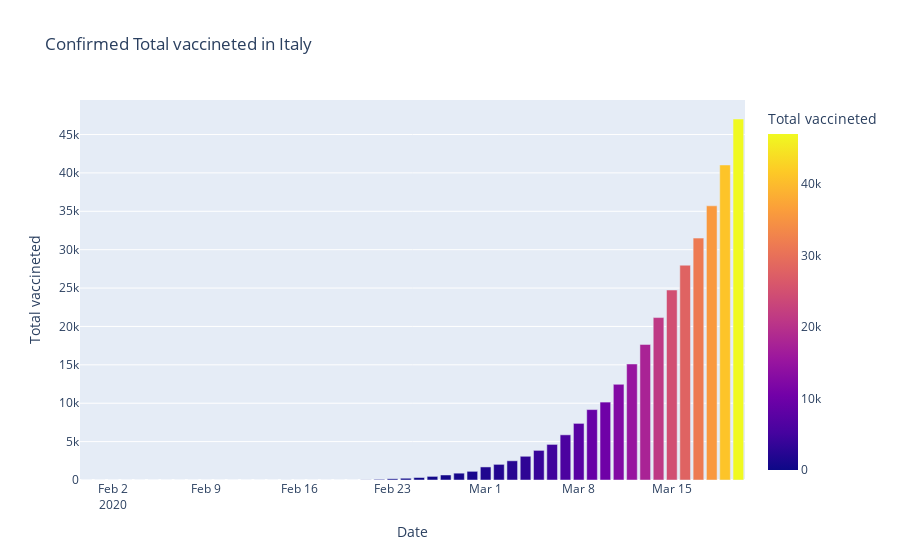
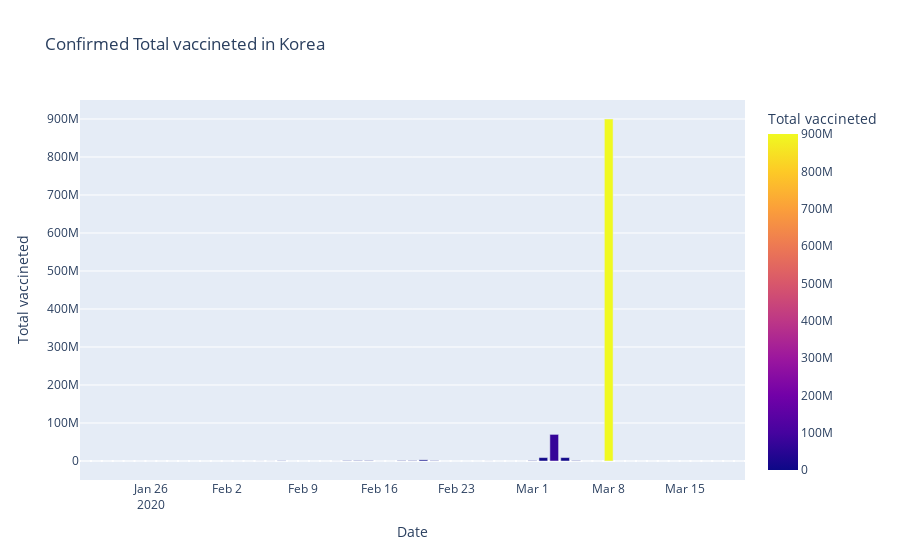

Notebook code for these charts, in order:
### Code cell
fig=px.bar(dbd_Italy,x="Date",y="Total vaccineted",color='Total vaccineted',title='Confirmed Total vaccineted in Italy')
fig.show()

fig=px.bar(dbd_Korea,x="Date",y="Total vaccineted",color='Total vaccineted',title='Confirmed Total vaccineted in Korea')
fig.show()

fig=px.bar(dbd_Wuhan,x="Date",y="Total vaccineted",color='Total vaccineted',title='Confirmed Total vaccineted in Wuhan')
fig.show()

### Figure 1 — Plotly figure (JSON) as saved in the notebook; plotly's stock layout.template omitted (floating-point values rounded to 4 significant figures)
{"data": [{"alignmentgroup": "True", "hovertemplate": "Date=%{x}<br>Total vaccineted=%{marker.color}<extra></extra>", "legendgroup": "", "marker": {"color": [2, 2, 2, 2, 2, 2, 3, 3, 3, 3, 3, 3, 3, 3, 3, 3, 3, 3, 3, 3, 3, 3, 20, 79, 157, 229, 323, 470, 655, 889, 1128, 1701, 2036, 2502, 3089, 3858, 4636, 5883, 7375, 9172, 10149, 12462, 15113, 17660, 21157, 24747, 27980, 31506, 35713, 41035, 47021], "coloraxis": "coloraxis", "pattern": {"shape": ""}}, "name": "", "offsetgroup": "", "orientation": "v", "showlegend": false, "textposition": "auto", "type": "bar", "x": ["2020-01-31T00:00:00", "2020-02-01T00:00:00", "2020-02-02T00:00:00", "2020-02-03T00:00:00", "2020-02-04T00:00:00", "2020-02-05T00:00:00", "2020-02-06T00:00:00", "2020-02-07T00:00:00", "2020-02-08T00:00:00", "2020-02-09T00:00:00", "2020-02-10T00:00:00", "2020-02-11T00:00:00", "2020-02-12T00:00:00", "2020-02-13T00:00:00", "2020-02-14T00:00:00", "2020-02-15T00:00:00", "2020-02-15T00:00:00", "2020-02-16T00:00:00", "2020-02-17T00:00:00", "2020-02-18T00:00:00", "2020-02-19T00:00:00", "2020-02-20T00:00:00", "2020-02-21T00:00:00", "2020-02-22T00:00:00", "2020-02-23T00:00:00", "2020-02-24T00:00:00", "2020-02-25T00:00:00", "2020-02-26T00:00:00", "2020-02-27T00:00:00", "2020-02-28T00:00:00", "2020-02-29T00:00:00", "2020-03-01T00:00:00", "2020-03-02T00:00:00", "2020-03-03T00:00:00", "2020-03-04T00:00:00", "2020-03-05T00:00:00", "2020-03-06T00:00:00", "2020-03-07T00:00:00", "2020-03-08T00:00:00", "2020-03-09T00:00:00", "2020-03-10T00:00:00", "2020-03-11T00:00:00", "2020-03-12T00:00:00", "2020-03-13T00:00:00", "2020-03-14T00:00:00", "2020-03-15T00:00:00", "2020-03-16T00:00:00", "2020-03-17T00:00:00", "2020-03-18T00:00:00", "2020-03-19T00:00:00", "2020-03-20T00:00:00"], "xaxis": "x", "y": [2, 2, 2, 2, 2, 2, 3, 3, 3, 3, 3, 3, 3, 3, 3, 3, 3, 3, 3, 3, 3, 3, 20, 79, 157, 229, 323, 470, 655, 889, 1128, 1701, 2036, 2502, 3089, 3858, 4636, 5883, 7375, 9172, 10149, 12462, 15113, 17660, 21157, 24747, 27980, 31506, 35713, 41035, 47021], "yaxis": "y"}], "layout": {"barmode": "relative", "coloraxis": {"colorbar": {"title": {"text": "Total vaccineted"}}, "colorscale": [[0, "#0d0887"], [0.1111, "#46039f"], [0.2222, "#7201a8"], [0.3333, "#9c179e"], [0.4444, "#bd3786"], [0.5556, "#d8576b"], [0.6667, "#ed7953"], [0.7778, "#fb9f3a"], [0.8889, "#fdca26"], [1, "#f0f921"]]}, "legend": {"tracegroupgap": 0}, "title": {"text": "Confirmed Total vaccineted in Italy"}, "xaxis": {"anchor": "y", "domain": [0, 1], "title": {"text": "Date"}}, "yaxis": {"anchor": "x", "domain": [0, 1], "title": {"text": "Total vaccineted"}}}}

### Figure 2 — Plotly figure (JSON) as saved in the notebook; plotly's stock layout.template omitted (floating-point values rounded to 4 significant figures)
{"data": [{"alignmentgroup": "True", "hovertemplate": "Date=%{x}<br>Total vaccineted=%{marker.color}<extra></extra>", "legendgroup": "", "marker": {"color": [1, 2000, 1000, 1000, 6000, 31800, 33200, 5240, 380, 2380, 700, 300, 9000, 52000, 38000, 10000, 100000, 100000, 591900, 76, 23, 10000, 0, 100000, 880001, 999972, 999972, 20054, 1, 999969, 999952, 2998130, 889791, 964, -221, 294, 979, 99103, 9825, 1099, 72, 999029, 8999473, 70000017, 9001109, 996004, 4407, -8, 899998770, 28, 2, 0, 197, 971, 3, 32, 5, 4, 0, 0, 0], "coloraxis": "coloraxis", "pattern": {"shape": ""}}, "name": "", "offsetgroup": "", "orientation": "v", "showlegend": false, "textposition": "auto", "type": "bar", "x": ["2020-01-20T00:00:00", "2020-01-21T00:00:00", "2020-01-22T00:00:00", "2020-01-23T00:00:00", "2020-01-24T00:00:00", "2020-01-25T00:00:00", "2020-01-26T00:00:00", "2020-01-27T00:00:00", "2020-01-28T00:00:00", "2020-01-29T00:00:00", "2020-01-30T00:00:00", "2020-01-31T00:00:00", "2020-02-01T00:00:00", "2020-02-02T00:00:00", "2020-02-03T00:00:00", "2020-02-04T00:00:00", "2020-02-05T00:00:00", "2020-02-06T00:00:00", "2020-02-07T00:00:00", "2020-02-08T00:00:00", "2020-02-09T00:00:00", "2020-02-10T00:00:00", "2020-02-11T00:00:00", "2020-02-12T00:00:00", "2020-02-13T00:00:00", "2020-02-14T00:00:00", "2020-02-15T00:00:00", "2020-02-16T00:00:00", "2020-02-17T00:00:00", "2020-02-18T00:00:00", "2020-02-19T00:00:00", "2020-02-20T00:00:00", "2020-02-21T00:00:00", "2020-02-22T00:00:00", "2020-02-23T00:00:00", "2020-02-24T00:00:00", "2020-02-25T00:00:00", "2020-02-26T00:00:00", "2020-02-27T00:00:00", "2020-02-28T00:00:00", "2020-02-29T00:00:00", "2020-03-01T00:00:00", "2020-03-02T00:00:00", "2020-03-03T00:00:00", "2020-03-04T00:00:00", "2020-03-05T00:00:00", "2020-03-06T00:00:00", "2020-03-07T00:00:00", "2020-03-08T00:00:00", "2020-03-09T00:00:00", "2020-03-10T00:00:00", "2020-03-11T00:00:00", "2020-03-12T00:00:00", "2020-03-13T00:00:00", "2020-03-14T00:00:00", "2020-03-15T00:00:00", "2020-03-16T00:00:00", "2020-03-17T00:00:00", "2020-03-18T00:00:00", "2020-03-19T00:00:00", "2020-03-20T00:00:00"], "xaxis": "x", "y": [1, 2000, 1000, 1000, 6000, 31800, 33200, 5240, 380, 2380, 700, 300, 9000, 52000, 38000, 10000, 100000, 100000, 591900, 76, 23, 10000, 0, 100000, 880001, 999972, 999972, 20054, 1, 999969, 999952, 2998130, 889791, 964, -221, 294, 979, 99103, 9825, 1099, 72, 999029, 8999473, 70000017, 9001109, 996004, 4407, -8, 899998770, 28, 2, 0, 197, 971, 3, 32, 5, 4, 0, 0, 0], "yaxis": "y"}], "layout": {"barmode": "relative", "coloraxis": {"colorbar": {"title": {"text": "Total vaccineted"}}, "colorscale": [[0, "#0d0887"], [0.1111, "#46039f"], [0.2222, "#7201a8"], [0.3333, "#9c179e"], [0.4444, "#bd3786"], [0.5556, "#d8576b"], [0.6667, "#ed7953"], [0.7778, "#fb9f3a"], [0.8889, "#fdca26"], [1, "#f0f921"]]}, "legend": {"tracegroupgap": 0}, "title": {"text": "Confirmed Total vaccineted in Korea"}, "xaxis": {"anchor": "y", "domain": [0, 1], "title": {"text": "Date"}}, "yaxis": {"anchor": "x", "domain": [0, 1], "title": {"text": "Total vaccineted"}}}}
